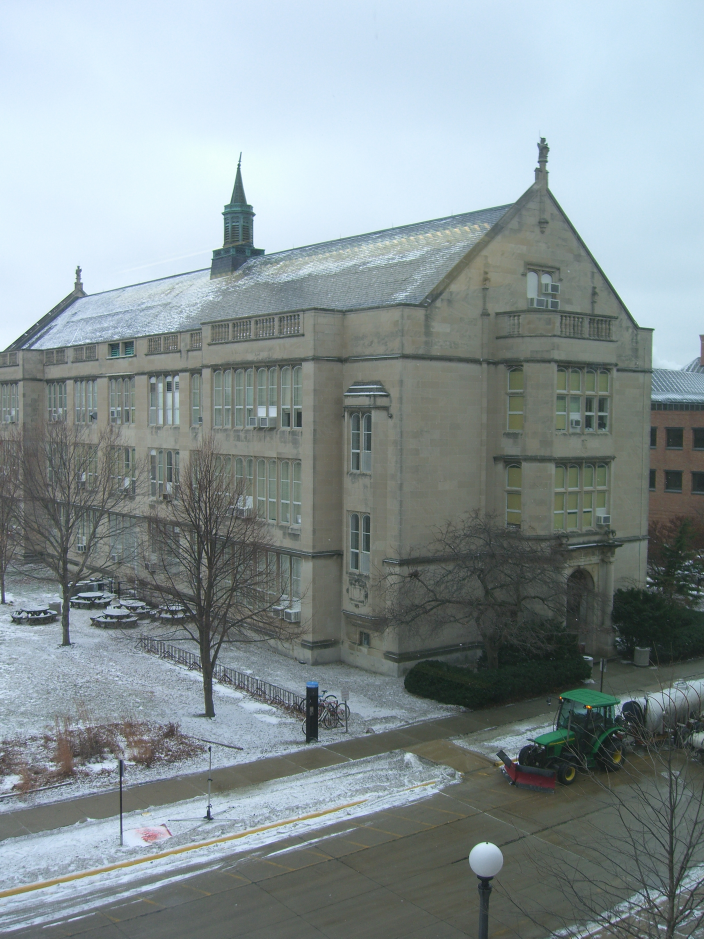
#> input picture HM_1/CIMG6476.JPG, 2112 x 2816 px (shown at 1/3 size)
$ python getHeight.py
#> lines starting #> are read from the running program, lines starting #| are printed output that depends on the picture; long printed decimals are rounded
### HM_1/getVanishingPoint.py
import numpy as np
import matplotlib.pyplot as plt
from matplotlib.pyplot import ginput

# points are used to pre-sample the parallel lines
POINTS = [
    # x1, y1, x2, y2
    [1114.166666666667, 1125.5952380952383, 1441.7857142857147, 1140.8333333333337],
    [1270.3571428571431, 1262.7380952380954, 1658.928571428572, 1266.5476190476193],
    [984.2142857142856, 1944.642857142857, 749.9285714285713, 1893.2142857142858],
    [607.0714285714284, 1978.9285714285716, 418.49999999999983, 1910.357142857143],
    [1380.8781512605042, 1124.4747899159665, 1362.7268907563025, 261.2815126050423],
    [166.76050420168065, 1346.3235294117649, 180.87815126050407,1094.2226890756303]
]

class Line:

    def __init__(self, x1, y1, x2, y2):
        self.x1 = x1
        self.x2 = x2
        self.y1 = y1
        self.y2 = y2

        # ax + by + c = 0
        self.a = y1-y2
        self.b = x2-x1
        self.c = x1*y2-y1*x2

        self.length = get_point_dis((x1, y1), (x2, y2))
        self.tip =  (x1, y1) if(y1 < y2) else (x2, y2)
        self.bottom = (x1, y1) if(y1 > y2) else (x2, y2)


    def plot_line(self):
        plt.plot([self.x1, self.x2], [self.y1, self.y2], 'b')

    def normailize(self):
        k = np.sqrt(self.a**2 + self.b**2)
        self.a = self.a/k
        self.b = self.b/k
        self.c = self.c/k

def get_point_dis(pt1:tuple, pt2:tuple):
    return np.sqrt((pt1[0]-pt2[0])**2 + (pt1[1]-pt2[1])**2)

def get_line_cross(line1:Line, line2:Line):

    c = np.array([line1.c, line2.c]).T
    A = np.array([
        [line1.a, line1.b],
        [line2.a, line2.b]])

    cross = -np.dot(np.linalg.inv(A), c)
    u, v = cross[0], cross[1]
    plt.scatter([u], [v])

    # plot a intersection
    if(get_point_dis((line1.x1, line1.y1), (u, v)) > get_point_dis((line1.x2, line1.y2), (u, v))):
        # choose closer x2, y2 and draw line from line1(x2, y2) to (u,v)
        plt.plot([line1.x2, u], [line1.y2, v])
    else:
        # choose closer x1, y1 and draw line from line1(x2, y2) to (u,v)
        plt.plot([line1.x1, u], [line1.y1, v])

    if(get_point_dis((line2.x1, line2.y1), (u, v)) > get_point_dis((line2.x2, line2.y2), (u, v))):
        # choose closer x2, y2 and draw line from line2(x2, y2) to (u,v)
        plt.plot([line2.x2, u], [line2.y2, v])
    else:
        # choose closer x1, y1 and draw line from line2(x2, y2) to (u,v)
        plt.plot([line2.x1, u], [line2.y1, v])

    return u, v

def get_horizon_line(pt1:tuple, pt2:tuple):

    hor_line = Line(pt1[0], pt1[1], pt2[0], pt2[1])
    hor_line.normailize()
    return hor_line

# a question
def getVanishingPoint(im, manul = True, POINTS = POINTS):

    lines = []
    vps = []
    plt.imshow(im)

    if(manul == True):

        while True:
            print(' ')
            print('Click first point or click the same point twice to stop')

            x1,y1 = ginput(1)[0]

            print("report x1 = {}, y1 = {}".format( x1, y1))

            print('Click second point')
            x2,y2 = ginput(1)[0]
            print("report x2 = {}, y2 = {}".format( x2, y2))

            new_line = Line(x1, y1, x2, y2)
            new_line.plot_line()
            lines.append(new_line)

            # click one place for twice to end
            length = np.sqrt((y2-y1)**2 + (x2-x1)**2)
            if length < 0.0001:
                break

    else:
        for i in range(len(POINTS)):
            point = POINTS[i]
            x1 = point[0]
            y1 = point[1]
            x2 = point[2]
            y2 = point[3]
            new_line = Line(x1, y1, x2, y2)
            new_line.plot_line()
            lines.append(new_line)

    print('find VP')
    # insert code here to compute vp (3-d vector in homogeneous coordinates)

    # get intersection
    for i in range(len(lines)//2):
        cross = get_line_cross(lines[2*i], lines[2*i+1])
        vps.append(cross)
        print("Vinishing Point %d: (%f, %f)" %(i+1, vps[i][0], vps[i][1]))

    # get vinishing line
    hori_line = get_horizon_line(vps[0], vps[1])

    # show the line info and draw the line
    hori_line.plot_line()
    print("The vinishing line is: %fx + %fy + %f = 0"%(hori_line.a, hori_line.b, hori_line.c))

    return vps

# b quesiton
# Our assumption on K: unit aspect ratio & no skew
# [[f, 0, u0],
# [0, f, v0],
# [0, 0,  1]]
# [60 lines left out: functions get_intrinsic, get_rotationM, not called in this run]

# d question


# [9 lines that do not run on import are left out]

### HM_1/getHeight.py
from re import T
import numpy as np
import matplotlib.pyplot as plt
from matplotlib.pyplot import ginput

from getVanishingPoint import Line, getVanishingPoint, get_horizon_line, get_line_cross

POINTS = [
        [92.27310924369749, 2421.8193277310925, 1439.5,  2120.642857142857],
        [124.54201680672304, 2491.735294117647, 1482.5252100840335, 2171.735294117647],
        [1391.0966386554624, 2308.878151260504, 1197.4831932773109, 2236.2731092436975],
        [1329.247899159664, 2206.6932773109243, 1495.9705882352941, 2263.1638655462184],
        [933.953781512605, 1986.189075630252, 955.7100840336134, 918.6260504201682],
        [1194.794117647059, 2026.5252100840337, 1190.1722689075632, 1058.4579831932774]
    ]


def select_line():
    print('Click first point or click the same point twice to stop')

    x1,y1 = ginput(1)[0]

    print("report x1 = {}, y1 = {}".format( x1, y1))

    print('Click second point')
    x2,y2 = ginput(1)[0]
    print("report x2 = {}, y2 = {}".format( x2, y2))

    new_line = Line(x1, y1, x2, y2)
    new_line.plot_line()
    return new_line

def vertical_vertify(line:Line, horz_line:Line):

    pass

def getHeight(sign:Line, target:Line, horz_line:Line, real_H:float):

    # connect the bottom
    bottom_line = Line(sign.bottom[0], sign.bottom[1], target.bottom[0], target.bottom[1])
    bottom_line.plot_line()
    vp = get_line_cross(bottom_line, horz_line)

    # connect the vanishing point and the sign tip
    tip_line = Line(vp[0], vp[1], sign.tip[0], sign.tip[1])
    tip_line.plot_line()
    t_cross_pt = get_line_cross(tip_line, target)
    t_cross_line = Line(target.bottom[0], target.bottom[1], t_cross_pt[0], t_cross_pt[1])

    height = real_H*target.length/t_cross_line.length

    return height

def get_cameraH(sign:Line, horz_line:Line, real_H:float):

    intsct = get_line_cross(sign, horz_line)
    intsct_bot = Line(intsct[0], intsct[1], sign.bottom[0], sign.bottom[1])

    height = (intsct_bot.length/sign.length) * real_H
    print("the camera height = %f"%(height))
    return height

if __name__ == "__main__":

    new_im = plt.imread("./CIMG6476.JPG")
#> new_im is the input picture: shape (2816, 2112, 3); mean R, G, B 135.6, 147.4, 149.9
    vps = getVanishingPoint(new_im, False, POINTS)
#> vps = [(6503.8, 988.5), (-847.4, 1469.4), (1145.1, -8376)]

    horz_line = get_horizon_line(vps[0], vps[1])

    plt.cla()
    # plt.show()

    sign_line = Line(1036.138655462185, 2195.936974789916, 1036.138655462185, 2053.415966386555)
    Tractor_line = Line(1754.1218487394958, 2308.878151260504, 1762, 2105)
    Building_line = Line(933.953781512605, 1991.5672268907563, 942.0210084033615, 915.9369747899159)

    real_h = 1.65

    plt.text(sign_line.tip[0], sign_line.tip[1], str(1.65))
    building_h = getHeight(sign_line, Building_line, horz_line, real_h )
#> building_h = 16.77
    plt.text(Building_line.tip[0], Building_line.tip[1], str(building_h) )
    print("the height of building is %f"%(building_h))
#| the height of building is 16.773

    plt.text(sign_line.tip[0], sign_line.tip[1], str(1.65))
    tractor_h = getHeight(sign_line, Tractor_line, horz_line, real_h )
#> tractor_h = 2
    plt.text(Tractor_line.tip[0], Tractor_line.tip[1], str(tractor_h) )
    print("the height of tractor is %f"%(tractor_h))
#| the height of tractor is 1.996

    plt.imshow(new_im)
    sign_line.plot_line(), Tractor_line.plot_line(), Building_line.plot_line()
    cmra_h = get_cameraH(sign_line, horz_line, real_h)
#> cmra_h = 9.84

    plt.show()
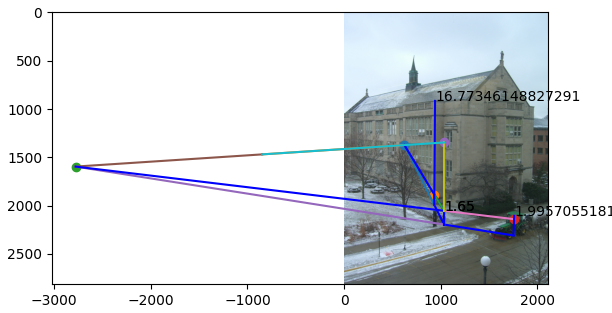
#> figure drawn by matplotlib, 1 panel
